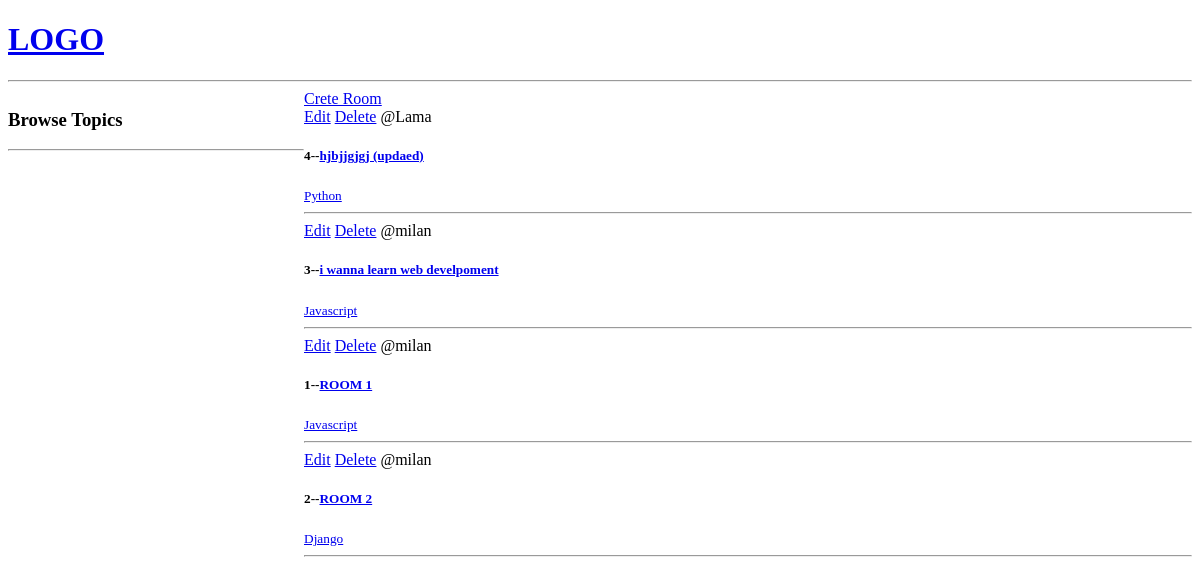
Before: / with the older database file.
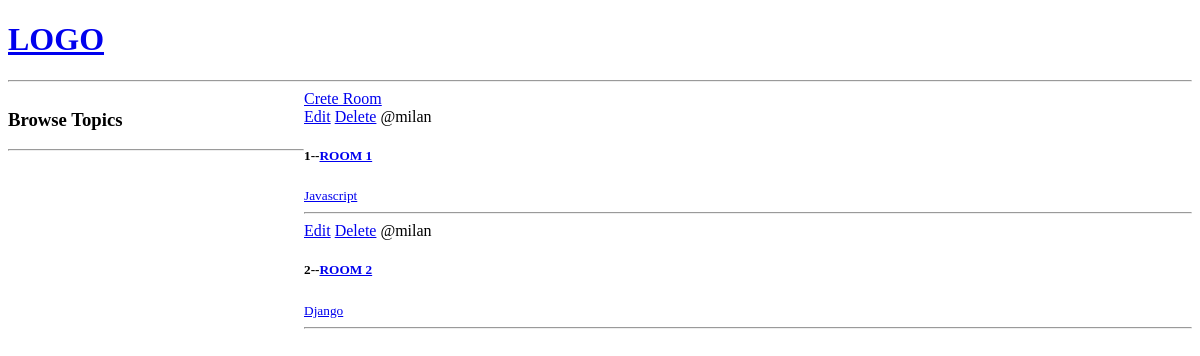
After: the same page with the newer database file.
### base/models.py (models this page shows, shortened)
class Room(models.Model):
    host = models.ForeignKey(User,on_delete=models.SET_NULL , null=True)
    topic = models.ForeignKey(Topic,on_delete=models.SET_NULL , null=True)
    name = models.CharField(max_length=200)
    description = models.TextField(null=True,blank=True)
    updated = models.DateTimeField(auto_now=True)
    created = models.DateTimeField(auto_now_add=True)
    class Meta:
        ordering = ['-updated','-created']

class Topic(models.Model):
    name = models.CharField(max_length=200)

### base/views.py (the view)
# urls.py: 2. Add a URL to urlpatterns:  path('', views.home, name='home')
def home(request):
    rooms = Room.objects.all()
    topics = Topic.objects.all()
    context = {'rooms':rooms,'topics':topics}
    return render(request,'base/home.html',context)

### base/templates/base/home.html (shortened to what this page needs)
{% extends 'main.html'%}
{% block content %}
<div class="home-container">
    <div>
        <h3>Browse Topics</h3>
        <hr>
    </div>
<div>
    <a href="{% url 'create-room' %}">Crete Room</a>
    <div>
        {% for room in rooms%}
            <div>
                <a href="{% url 'update-room' room.id %}">Edit</a>
                <a href="{% url 'delete-room' room.id %}">Delete</a>
                <span>@{{room.host.username}}</span>
                <h5>{{room.id}}--<a href="{% url 'room' room.id %}">{{room.name}}</h5>
                <small>{{room.topic.name}}</small>
                <hr>
            </div>
        {% endfor%}
    </div>
</div>
</div>
{% endblock content%}

### templates/main.html (shortened to what this page needs)
<!DOCTYPE html>
<html lang="en">
<head>
</head>
<body>
{% include 'navbar.html'%}
    {% block content%}
    {% endblock %}
</body>
</html>

### templates/navbar.html
<a href="/">
    <h1>LOGO</h1>
</a>
<hr>

### base/templates/base/home.html (style rules this page uses)
.home-container { display: grid; grid-template-columns: 1fr 3fr; }

Changed rows visible on the page:
removed Room: host.username "Lama", id "4", name "hjbjjgjgj (updaed)", topic.name "Python"
removed Room: host.username "milan", id "3", name "i wanna learn web develpoment", topic.name "Javascript"
